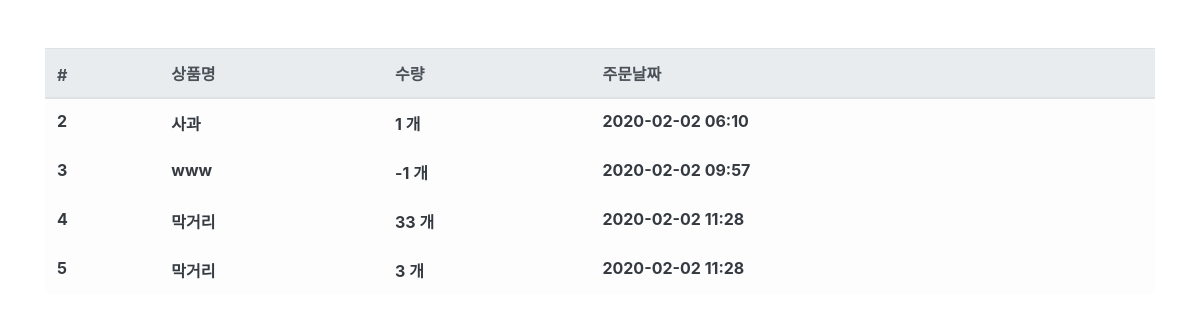
Page /order/ (signed in) on the earlier database version.
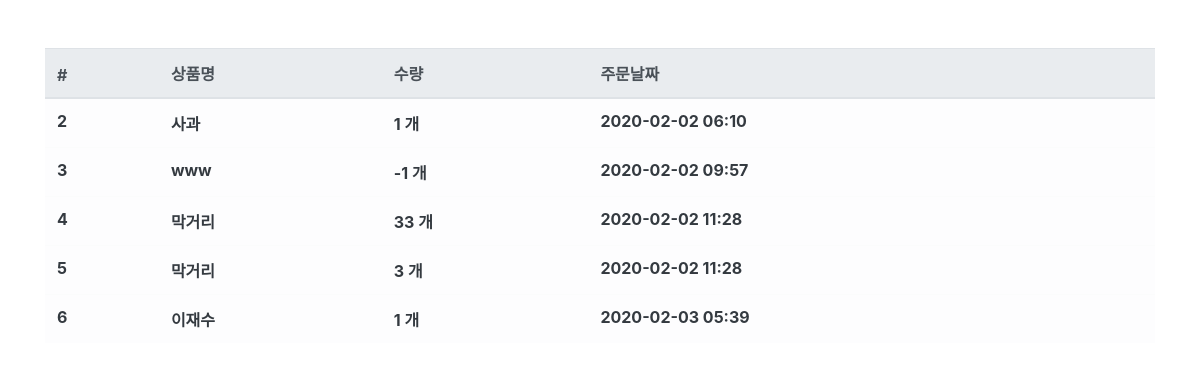
Same page on the later database version.
### order/models.py (models this page shows, shortened)
class Order(models.Model):
    htmuser = models.ForeignKey(
        'htmuser.HTMuser', on_delete=models.CASCADE, verbose_name='사용자')
    product = models.ForeignKey(
        'product.Product', on_delete=models.CASCADE, verbose_name='상품')
    quantity = models.IntegerField(verbose_name='수량')
    register_date = models.DateTimeField(
        auto_now_add=True, verbose_name='등록날짜')
    class Meta:
        db_table = 'HTMmall_order'
        verbose_name = '주문'
        verbose_name_plural = '주문'

### product/models.py (models this page shows)
class Product(models.Model):
    name = models.CharField(max_length=256, verbose_name='상품명')
    price = models.IntegerField(verbose_name='상품가격')
    description = models.TextField(verbose_name='상품설명')
    stock = models.IntegerField(verbose_name='재고')
    register_date = models.DateTimeField(
        auto_now_add=True, verbose_name='등록날짜')
    def __str__(self):
        return self.name
    class Meta:
        db_table = 'HTMmall_product'
        verbose_name = '상품'
        verbose_name_plural = '상품'

### order/views.py (the view)
# urls.py: path('order/', OrderList.as_view()),
@method_decorator(login_required, name='dispatch')
class OrderList(ListView):
    template_name = 'order.html'
    context_object_name = 'order_list'
    def get_queryset(self, **kwargs):
        queryset = Order.objects.filter(
            htmuser__email=self.request.session.get('user'))
        return queryset

### order/templates/order.html
{% extends "base.html" %} {% load humanize %} {% block contents %}
<div class="row mt-5">
  <div class="col-12">
    <table class="table table-light">
      <thead class="thead-light">
        <tr>
          <th scope="col">#</th>
          <th scope="col">상품명</th>
          <th scope="col">수량</th>
          <th scope="col">주문날짜</th>
        </tr>
      </thead>
      <tbody class="text-dark">
        {% for order in order_list %}
        <tr>
          <th scope="row">{{ order.id }}</th>
          <th>{{ order.product }}</th>
          <th>{{ order.quantity|intcomma }} 개</th>
          <th>{{ order.register_date|date:'Y-m-d H:i' }}</th>
        </tr>
        {% endfor %}
      </tbody>
    </table>
  </div>
</div>
{% endblock %}

Differences in the rows shown:
added Order: id "6", product "이재수", quantity "1", register_date "2020-02-03 05:39"
